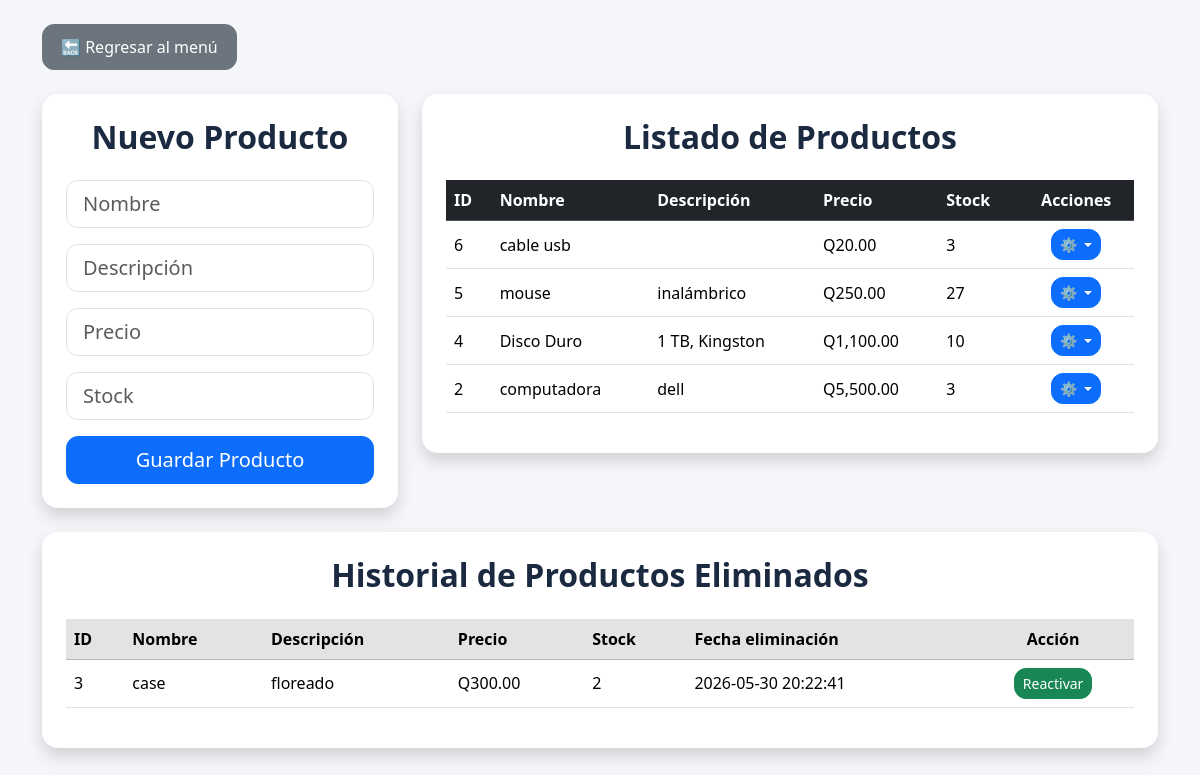
The app's page /productos.php (signed in) with its own data.
### tables this page shows
CREATE TABLE `productos` (
  `id` int(11) NOT NULL,
  `nombre` varchar(100) NOT NULL,
  `descripcion` varchar(200) DEFAULT NULL,
  `precio` decimal(10,2) NOT NULL,
  `stock` int(11) NOT NULL,
  `estado` tinyint(1) NOT NULL DEFAULT 1,
  `fecha_eliminacion` datetime DEFAULT NULL
);

### productos.php (the view, shortened to what this page needs)
<?php
require_once("conexion.php");
$modoEditar = false;
$nombreEditar = "";
$descripcionEditar = "";
$precioEditar = "";
$stockEditar = "";
$productos = $conn->query("
    SELECT * FROM productos
    WHERE estado = 1
    ORDER BY id DESC
")->fetchAll(PDO::FETCH_ASSOC);
$productosEliminados = $conn->query("
    SELECT * FROM productos
    WHERE estado = 0
    ORDER BY fecha_eliminacion DESC, id DESC
")->fetchAll(PDO::FETCH_ASSOC);
?>
<!DOCTYPE html>
<html lang="es">
<head>
    <link href="https://cdn.jsdelivr.net/npm/bootstrap@5.3.3/dist/css/bootstrap.min.css" rel="stylesheet">
</head>
<body>
<div class="container py-4">
    <div class="mb-4">
        <a href="guardar.php" class="btn btn-secondary btn-regresar">🔙 Regresar al menú</a>
    </div>
    <div class="row g-4">
        <div class="col-md-4">
            <div class="card shadow card-custom">
                <div class="card-body p-4">
                    <h2 class="titulo-card text-center mb-4">
                        <?php echo $modoEditar ? "Editar Producto" : "Nuevo Producto"; ?>
                    </h2>
                    <form method="POST">
                        <div class="mb-3">
                            <input type="text"
                                   name="nombre"
                                   class="form-control form-control-lg"
                                   placeholder="Nombre"
                                   value="<?php echo htmlspecialchars($nombreEditar); ?>"
                                   required>
                        </div>
                        <div class="mb-3">
                            <input type="text"
                                   name="descripcion"
                                   class="form-control form-control-lg"
                                   placeholder="Descripción"
                                   value="<?php echo htmlspecialchars($descripcionEditar); ?>">
                        </div>
                        <div class="mb-3">
                            <input type="number"
                                   step="0.01"
                                   min="0"
                                   name="precio"
                                   class="form-control form-control-lg"
                                   placeholder="Precio"
                                   value="<?php echo htmlspecialchars($precioEditar); ?>"
                                   required>
                        </div>
                        <div class="mb-3">
                            <input type="number"
                                   min="0"
                                   name="stock"
                                   class="form-control form-control-lg"
                                   placeholder="Stock"
                                   value="<?php echo htmlspecialchars($stockEditar); ?>"
                                   required>
                        </div>
                        <div class="d-grid gap-2">
                            <button class="btn <?php echo $modoEditar ? 'btn-warning' : 'btn-primary'; ?> btn-lg">
                                <?php echo $modoEditar ? "Actualizar Producto" : "Guardar Producto"; ?>
                            </button>
                        </div>
                    </form>
                </div>
            </div>
        </div>
        <div class="col-md-8">
            <div class="card shadow card-custom">
                <div class="card-body p-4">
                    <h2 class="titulo-card text-center mb-4">Listado de Productos</h2>
                    <div class="table-responsive">
                        <table class="table table-hover align-middle">
                            <thead class="table-dark">
                                <tr>
                                    <th>ID</th>
                                    <th>Nombre</th>
                                    <th>Descripción</th>
                                    <th>Precio</th>
                                    <th>Stock</th>
                                    <th class="text-center">Acciones</th>
                                </tr>
                            </thead>
                            <tbody>
                                <?php if (count($productos) > 0): ?>
                                    <?php foreach($productos as $p): ?>
                                        <tr>
                                            <td><?php echo $p["id"]; ?></td>
                                            <td><?php echo htmlspecialchars($p["nombre"]); ?></td>
                                            <td><?php echo htmlspecialchars($p["descripcion"]); ?></td>
                                            <td>Q<?php echo number_format($p["precio"], 2); ?></td>
                                            <td><?php echo $p["stock"]; ?></td>
                                            <td class="text-center">
                                                <div class="dropdown">
                                                    <button class="btn btn-primary btn-sm dropdown-toggle"
                                                            type="button"
                                                            data-bs-toggle="dropdown"
                                                            aria-expanded="false">
                                                        ⚙️
                                                    </button>
                                                </div>
                                            </td>
                                        </tr>
                                    <?php endforeach; ?>
                                <?php else: ?>
                                    <tr>
                                        <td colspan="6" class="text-center text-muted">No hay productos registrados.</td>
                                    </tr>
                                <?php endif; ?>
                            </tbody>
                        </table>
                    </div>
                </div>
            </div>
        </div>
    </div>
    <div class="card shadow card-custom mt-4">
        <div class="card-body p-4">
            <h2 class="titulo-card text-center mb-4">Historial de Productos Eliminados</h2>
            <div class="table-responsive">
                <table class="table table-hover align-middle">
                    <thead class="table-secondary">
                        <tr>
                            <th>ID</th>
                            <th>Nombre</th>
                            <th>Descripción</th>
                            <th>Precio</th>
                            <th>Stock</th>
                            <th>Fecha eliminación</th>
                            <th class="text-center">Acción</th>
                        </tr>
                    </thead>
                    <tbody>
                        <?php if (count($productosEliminados) > 0): ?>
                            <?php foreach($productosEliminados as $p): ?>
                                <tr>
                                    <td><?php echo $p["id"]; ?></td>
                                    <td><?php echo htmlspecialchars($p["nombre"]); ?></td>
                                    <td><?php echo htmlspecialchars($p["descripcion"]); ?></td>
                                    <td>Q<?php echo number_format($p["precio"], 2); ?></td>
                                    <td><?php echo $p["stock"]; ?></td>
                                    <td><?php echo $p["fecha_eliminacion"]; ?></td>
                                    <td class="text-center">
                                        <a href="productos.php?reactivar=<?php echo $p['id']; ?>"
                                           class="btn btn-success btn-sm">
                                            Reactivar
                                        </a>
                                    </td>
                                </tr>
                            <?php endforeach; ?>
                        <?php else: ?>
                            <tr>
                                <td colspan="7" class="text-center text-muted">No hay productos eliminados.</td>
                            </tr>
                        <?php endif; ?>
                    </tbody>
                </table>
            </div>
        </div>
    </div>
</div>
</body>
</html>

### productos.php (style rules this page uses)
body { background-color: #f4f6f9; }
.card-custom { border: none; border-radius: 16px; }
.titulo-card { font-weight: 700; color: #1b2a41; }
.btn-regresar { border-radius: 12px; padding: 10px 18px; }
.form-control { border-radius: 12px; }
.btn { border-radius: 12px; }

### records on screen
productos: id "6", nombre "cable usb", precio "20.00", stock "3"
productos: id "5", nombre "mouse", descripcion "inalámbrico", precio "250.00", stock "27"
productos: id "4", nombre "Disco Duro", descripcion "1 TB, Kingston", precio "1,100.00", stock "10"
productos: id "2", nombre "computadora", descripcion "dell", precio "5,500.00", stock "3"
productos: id "3", nombre "case", descripcion "floreado", precio "300.00", stock "2", fecha_eliminacion "2026-05-30 20:22:41"
